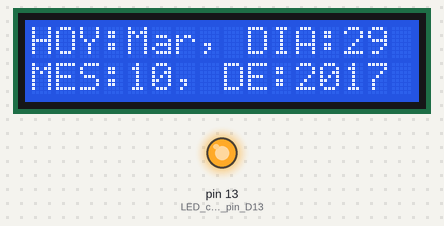
A sketch run on a simulated Arduino Uno, built with avr-gcc and run on an emulated ATmega328P. On the bench: 16×2 character LCD, output pins drawn as LEDs (lit = HIGH). The local clock reads 2024-03-15 10:24:30 at power-on unless the sketch sets it.

Above: at 0.2 s.
At 3.2 s:
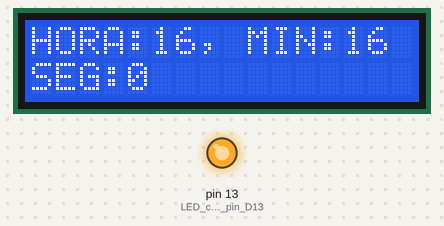
At 9.2 s:
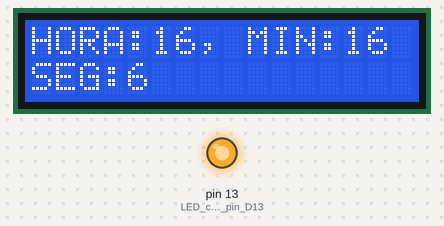
At 15.3 s:
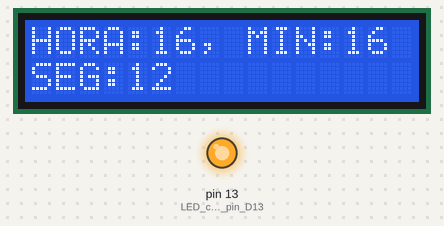
At 21.3 s:
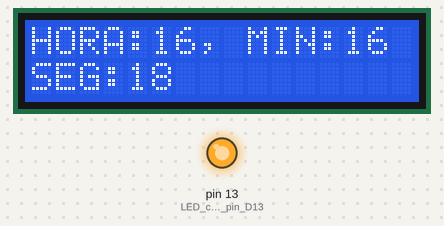
At 33.5 s:
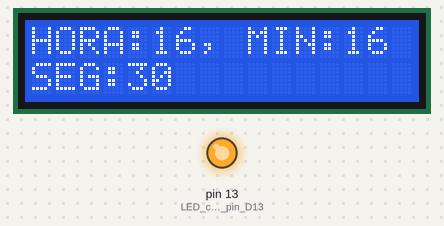

The sketch:

test.ino
```cpp
#include <DS1302.h>
#include <LiquidCrystal_I2C.h>

LiquidCrystal_I2C lcd(0x3F, 2, 1, 0, 4, 5, 6, 7, 3, POSITIVE);
// Inicializacion del modulo.
DS1302 rtc(2, 3, 4);
Time t;

void setup()
{
  // LCD led de fondo
  pinMode(13,OUTPUT);  // LED conectado al pin D13
  analogWrite(13, 255);  // Encendido del LED de luz de fondo.
  lcd.begin(16,2);  // Inicializacion del LCD.

 // Desproteger contra escritura
  rtc.halt(false);
  rtc.writeProtect(false);

  rtc.setDOW(SUNDAY);  // Configurar dia de la semana
  rtc.setTime(16, 16, 00);  // Configurar hora en formato 24hs con min y seg
  rtc.setDate(29, 10, 2017);  // Configurar fecha en formato dia/mes/año
}

void loop() {
  // Obtencion de datos
  t = rtc.getTime();

  // Publicar en LCD
  // Se publicara el dia de la semana
  lcd.print("HOY:");
  if (t.dow == 1) lcd.print("Lun");  // La variable t.dow (dia de la semana) tedra valor de 1 para dia lunes y 7 para domingo.
  if (t.dow == 2) lcd.print("Mar");
  if (t.dow == 3) lcd.print("Mie");
  if (t.dow == 4) lcd.print("Jue");
  if (t.dow == 5) lcd.print("Vie");
  if (t.dow == 6) lcd.print("Sab");
  if (t.dow == 7) lcd.print("Dom");

  // Se publicaran datos de fecha, en numeros.
  lcd.print(", DIA:");
  lcd.print(t.date, DEC);  // Dia del mes.
  lcd.setCursor(0,1);
  lcd.print("MES:");  // Mes.
  lcd.print(t.mon);
  lcd.print(", DE:");
  lcd.print(t.year, DEC);  // Año.
  delay(3000);  // Demora para presentar los datos en pantalla.
  lcd.clear();

  // Se publicara la hora
  lcd.print("HORA:");
  lcd.print(t.hour, DEC);  // Hora en formato 0-23.
  lcd.print(", MIN:");
  lcd.print(t.min, DEC);  // Minutos.
  lcd.setCursor(0,1);
  lcd.print("SEG:");
  lcd.print(t.sec, DEC);  // Segundos.
  delay(3000);  // Demora para presentar los datos en pantalla.
  lcd.clear();
}
```

Measured:
- what the display in image 1 shows lasts 3.0 s, from 3.1 s to 6.1 s
